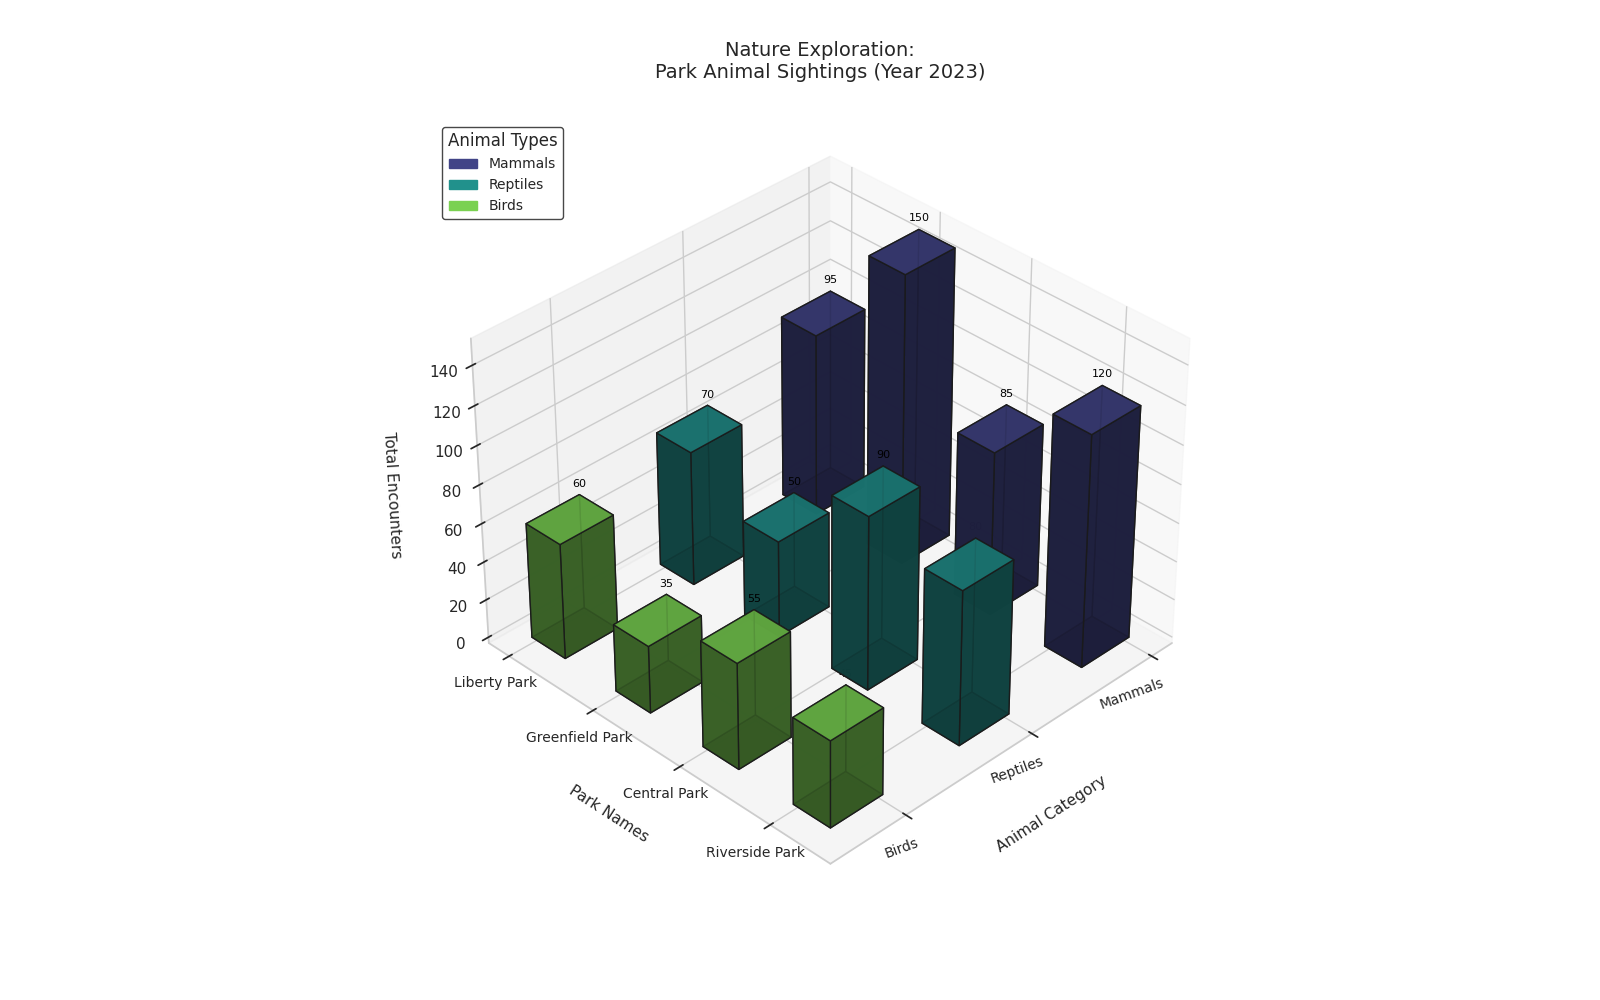

Write the Python code that produced this figure.
import numpy as np
import matplotlib.pyplot as plt
from mpl_toolkits.mplot3d import Axes3D
from matplotlib.patches import Patch

# Define city parks and wildlife categories
parks = ['Liberty Park', 'Greenfield Park', 'Central Park', 'Riverside Park']
wildlife_categories = ['Mammals', 'Reptiles', 'Birds']

# Wildlife observation data
observations_data = np.array([
    [95, 70, 60],   # Riverside Park
    [150, 50, 35],  # Liberty Park
    [85, 90, 55],   # Greenfield Park
    [120, 80, 45]   # Central Park
])

# Initialize the figure and 3D axis
fig = plt.figure(figsize=(16, 10))
ax = fig.add_subplot(111, projection='3d')

# Plotting specifications
num_parks = len(parks)
num_wildlife_categories = len(wildlife_categories)
colors = plt.cm.viridis(np.linspace(0.2, 0.8, num_wildlife_categories))

# Plot each park's data
for i in range(num_parks):
    x_positions = np.arange(num_wildlife_categories)
    y_positions = [i] * num_wildlife_categories
    z_positions = np.zeros(num_wildlife_categories)
    
    # Bar plot
    ax.bar3d(
        x_positions, y_positions, z_positions, 
        dx=0.4, dy=0.4, dz=observations_data[i], 
        color=colors, alpha=0.9, edgecolor='k'
    )
    
    # Add annotations
    for j in range(num_wildlife_categories):
        ax.text(
            x_positions[j], y_positions[j], observations_data[i, j] + 3,
            f'{observations_data[i, j]}', ha='center', va='bottom', fontsize=8, color='black'
        )

# Set axis labels and title
ax.set_xlabel('Animal Category', labelpad=15, fontsize=11)
ax.set_ylabel('Park Names', labelpad=15, fontsize=11)
ax.set_zlabel('Total Encounters', labelpad=15, fontsize=11)
ax.set_title('Nature Exploration:\nPark Animal Sightings (Year 2023)', pad=30, fontsize=14)

# Set ticks and labels
ax.set_xticks(np.arange(num_wildlife_categories))
ax.set_xticklabels(wildlife_categories, rotation=20, ha='right', fontsize=10)
ax.set_yticks(np.arange(num_parks))
ax.set_yticklabels(parks, fontsize=10)

# Customize the grid
ax.grid(True, linestyle='--', linewidth=0.5, alpha=0.5)

# Manually create legend
legend_handles = [Patch(color=colors[i], label=wildlife_categories[i]) for i in range(num_wildlife_categories)]
ax.legend(handles=legend_handles, loc='upper left', fontsize=10, title="Animal Types", title_fontsize=12, edgecolor='k')

# Adjust view angle for optimal visibility
ax.view_init(elev=35, azim=45)

# Adjust layout for optimal fit
plt.tight_layout()

# Display the plot
plt.show()
